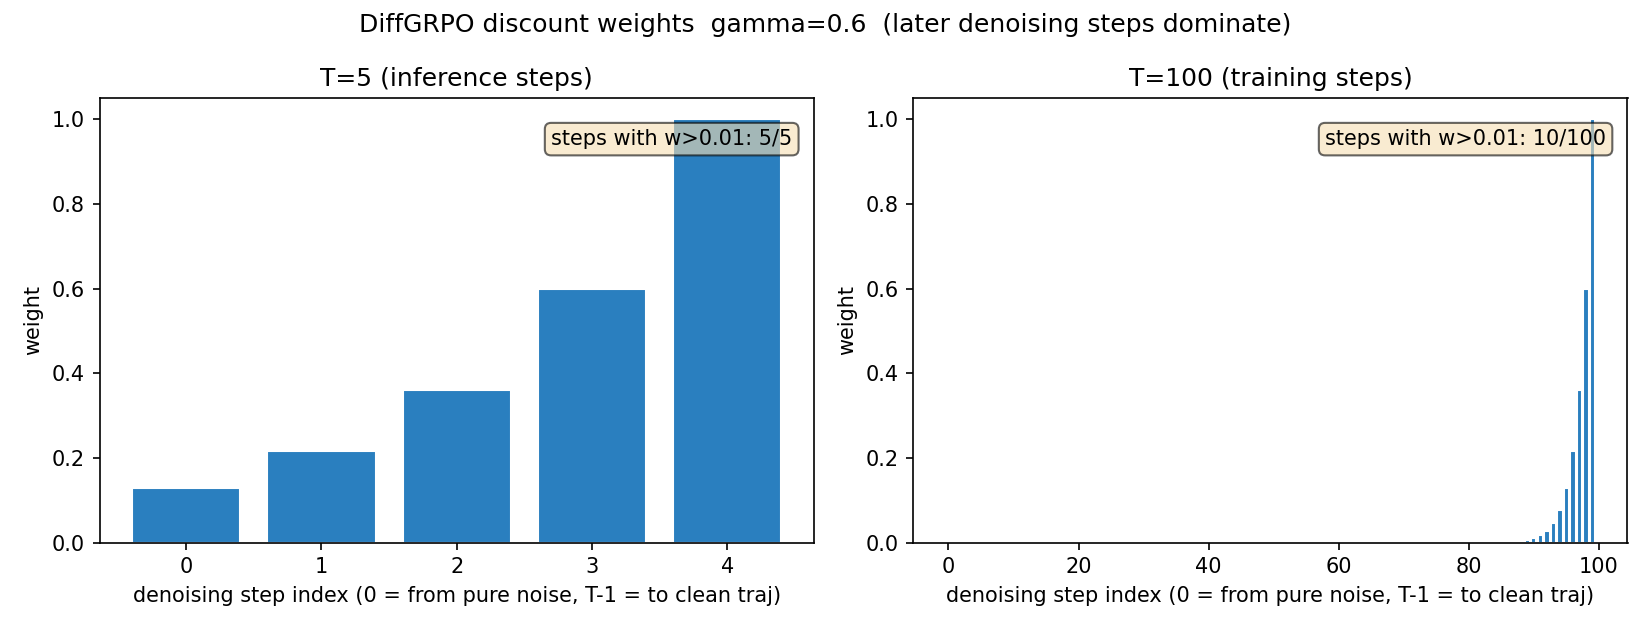

Write Python code to recreate this figure.
import matplotlib
matplotlib.use('Agg')
import matplotlib.pyplot as plt
import numpy as np

# DiffGRPO 中 gamma=0.6 对去噪步的加权：越靠近干净轨迹的步权重越大
# 代码：discount = gamma ** (num_steps - indices - 1)，indices=0 是从纯噪声出发的第一步
fig, axes = plt.subplots(1, 2, figsize=(11, 4.2))

for ax, T, title in zip(axes, [5, 100], ['T=5 (inference steps)', 'T=100 (training steps)']):
    idx = np.arange(T)
    w = 0.6 ** (T - idx - 1)
    ax.bar(idx, w, color='#2a7fbf', edgecolor='white')
    ax.set_xlabel('denoising step index (0 = from pure noise, T-1 = to clean traj)')
    ax.set_ylabel('weight')
    ax.set_title(title)
    ax.set_ylim(0, 1.05)
    # 标出有效步数：权重>0.01 的步
    eff = int(np.sum(w > 0.01))
    ax.text(0.97, 0.93, f'steps with w>0.01: {eff}/{T}', ha='right', va='top',
            transform=ax.transAxes, fontsize=10,
            bbox=dict(boxstyle='round', fc='wheat', alpha=0.6))

fig.suptitle('DiffGRPO discount weights  gamma=0.6  (later denoising steps dominate)', fontsize=12)
fig.tight_layout()
fig.savefig('fig-diffgrpo-weights.png', dpi=150)
print('saved fig-diffgrpo-weights.png')
